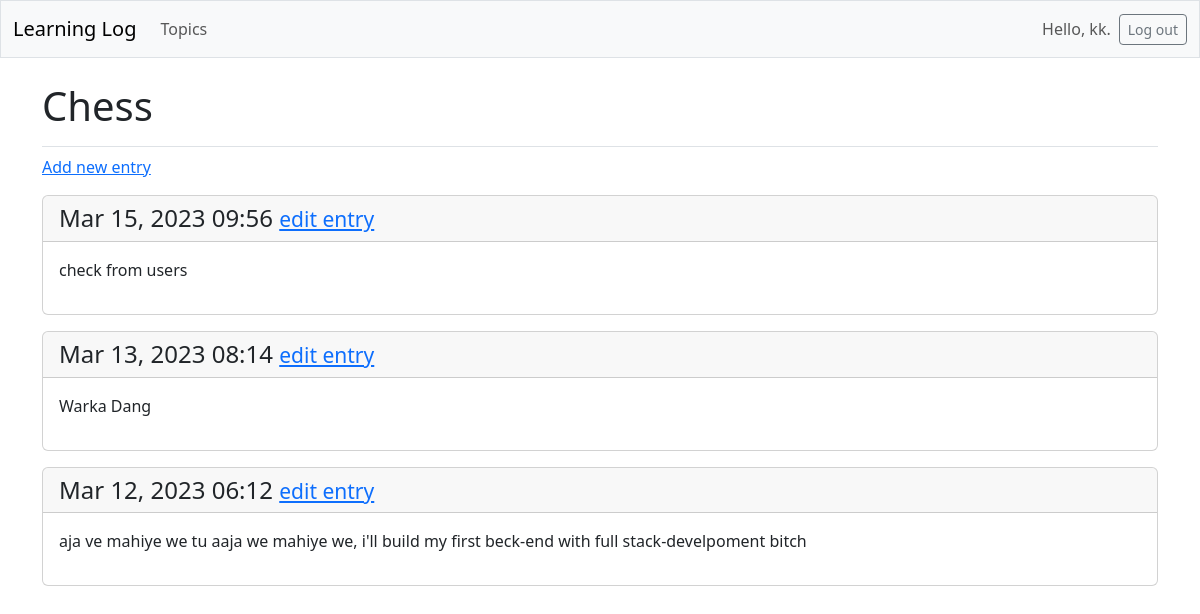
/topics/1 (signed in), run on the app's committed database.
### learning_logs/models.py (models this page shows, shortened)
class Topic(models.Model):
    text = models.CharField(max_length=200)
    date = models.DateField(auto_now_add=True)
    owner = models.ForeignKey(User, on_delete=models.CASCADE)

class Entry(models.Model):
    topic = models.ForeignKey(Topic, on_delete=models.CASCADE)
    text = models.TextField()
    date_added = models.DateTimeField(auto_now_add=True)
    class Meta:
        verbose_name_plural = "entries"

### learning_logs/views.py (the view)
# urls.py: path("topics/<int:topic_id>", views.topic, name="topic"),
@login_required
def topic(req, topic_id):
    topic = Topic.objects.get(id=topic_id)
    check_topic_owner(topic, req)
    entires = topic.entry_set.order_by("-date_added")
    context = {"topic": topic, "entries": entires}
    return render(req, "learning_logs/topic.html", context)

### learning_logs/views.py (called while the page is built)
def check_topic_owner(topic, req):
    if topic.owner != req.user:
        raise Http404

### learning_logs/templates/learning_logs/topic.html
{% extends 'learning_logs/base.html' %}
{% block page_header %}
  <h1>{{ topic.text }}</h1>
{% endblock page_header %}
{% block content %}
  <p>
    <a href="{% url 'learning_logs:new_entry' topic.id %}">Add new entry</a>
  </p>
  {% for entry in entries %}
    <div class="card mb-3">
      <h4 class="card-header">
        {{ entry.date_added|date:'M d, Y H:i' }}
        <small><a href="{% url 'learning_logs:edit_entry' entry.id %}">
          edit entry</a></small>
      </h4>
      <div class="card-body">{{ entry.text|linebreaks }}</div>
    </div>
  {% empty %}
    <p>There are no entries for this topic yet.</p>
  {% endfor %}
{% endblock content %}

### learning_logs/templates/learning_logs/base.html (shortened to what this page needs)
<!doctype html>
<html lang="en">
<head>
  {% load django_bootstrap5 %}
  {% bootstrap_css %}
</head>
<body>
  <nav class="navbar navbar-expand-md navbar-light bg-light mb-4 border">
    <div class="container-fluid">
      <a class="navbar-brand" href="{% url 'learning_logs:index' %}">
          Learning Log</a>
      <div class="collapse navbar-collapse" id="navbarCollapse">
        <ul class="navbar-nav me-auto mb-2 mb-md-0">
          <li class="nav-item">
            <a class="nav-link" href="{% url 'learning_logs:topics' %}">
              Topics</a></li>
        </ul>
        <ul class="navbar-nav ms-auto mb-2 mb-md-0">
          {% if user.is_authenticated %}
            <li class="nav-item">
              <span class="navbar-text me-2">Hello, {{ user.username }}.
                </span></li>
          {% endif %}
        </ul>
        {% if user.is_authenticated %}
          <form action="{% url 'accounts:logout' %}" method='post'>
            <button name='submit' class='btn btn-outline-secondary btn-sm'>
              Log out</button>
          </form>
        {% endif %}
      </div>
    </div>
  </nav>
  <main class="container">
    <div class="pb-2 mb-2 border-bottom">
      {% block page_header %}{% endblock page_header %}
    </div>
    <div>
      {% block content %}{% endblock content %}
    </div>
  </main>
</body>
</html>

### data on the page
Topic: text "Chess"
Entry: date_added "Mar 15, 2023 09:56", text "check from users"
Entry: date_added "Mar 13, 2023 08:14", text "Warka Dang"
Entry: date_added "Mar 12, 2023 06:12", text "aja ve mahiye we tu aaja we mahiye we, i'll build my first beck-end with full stack-develpoment bitch"

### other printed values
{{ user.username }} "kk"
